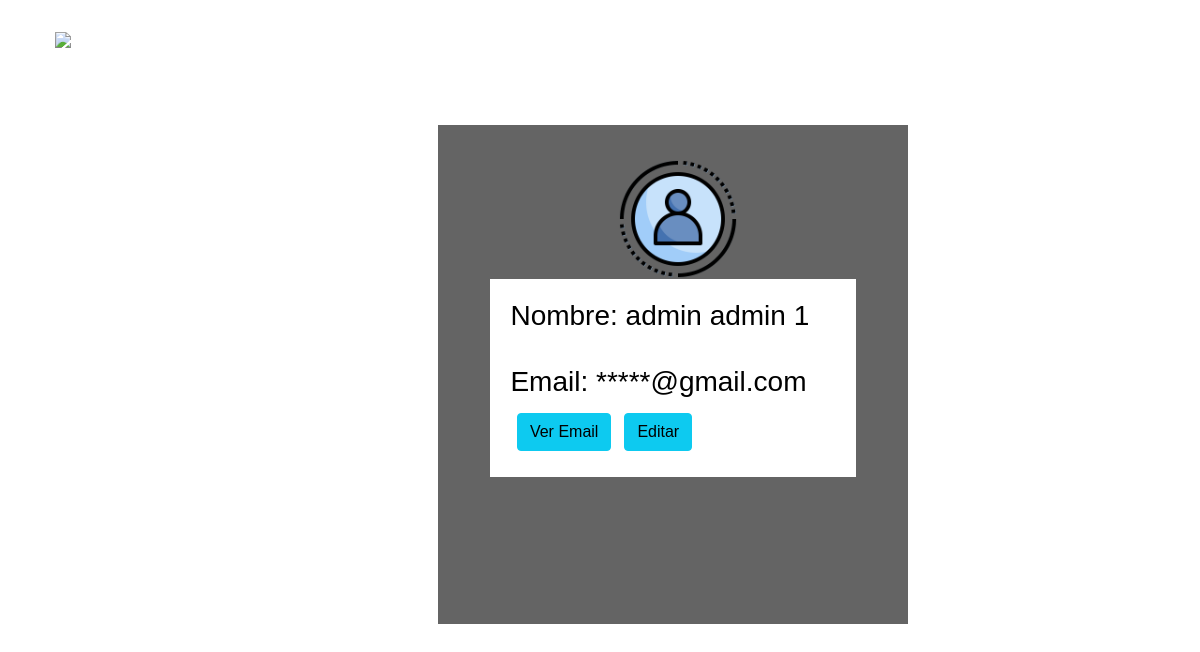
The page /perfil (signed in) on the database as committed earlier.
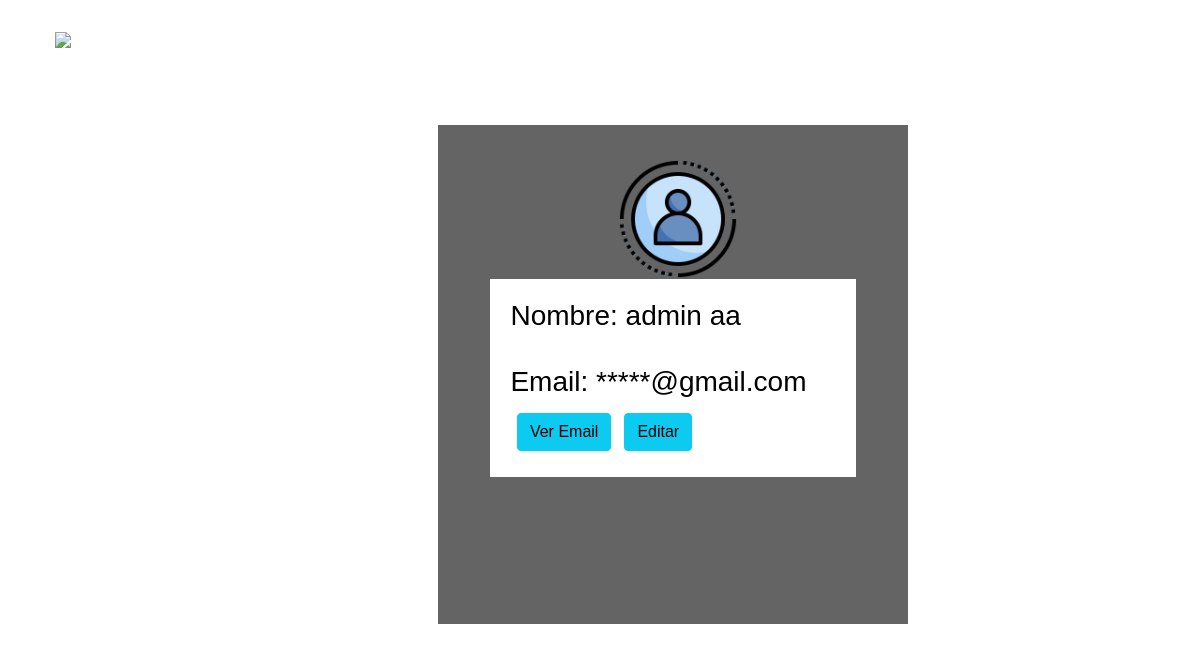
The same page on the database as committed later.
### core/models.py (models this page shows)
class Usuario(models.Model):
    nombre = models.CharField(max_length=16, )
    apellido = models.CharField( max_length=16, null=False)
    email = models.EmailField(primary_key=True, unique=True)
    pwd = models.CharField(null=False, max_length=12)
    tipo_usuario = models.BooleanField( max_length=16, default=False)

### core/views.py (the view)
# urls.py: path('perfil', perfil, name='perfil'),
def perfil(request):
    usuario = Usuario.objects.filter(email = request.session['email'])
    return render(request, 'core/perfil.html', {'usuario':usuario})

### core/templates/core/perfil.html (shortened to what this page needs)
{% extends "core/layout.html" %}
{% load static %}
{% block head %}
    <link href="{% static 'core/css/perfil1.css' %}" rel="stylesheet" type="text/css">
{% endblock %}
{% block content %}
<div  class="ratio ratio-16x9" >
    <h1>PERFIL</h1>
    <form method="post" id="formPerfil">
        <div id="iconoLogin">
            <img src="{% static 'core/img/icPerfil.png' %}" alt="login" width="120">
        </div>
        <div id="perfil_info">
            {% for i in usuario %}
            <h3>Nombre: {{ i.nombre }} {{ i.apellido }}</h3>
            <br>
            <h3 id="correo">Email: *****@gmail.com</h3>
            <div id="botones">
                <div id="botones_email">
                    <button type="button" class="btn btn-info" onclick="mostrarEmail(document.getElementById('email').textContent)">Ver Email</button>
                </div>
                <br>
                <div id="botones_ajustes">
                    <a href="{% url 'actualizarPerfil'  i.email  %}" class="btn btn-info" >Editar</a>
                </div>
            </div>
            {% endfor %}
        </div>
{% endblock %}

### core/templates/core/layout.html (shortened to what this page needs)
{% load static %}
<!DOCTYPE html>
<html lang="es">
<head>
    <link href="{% static 'core/css/layout.css' %}" rel="stylesheet" type="text/css">
    <link href="https://cdn.jsdelivr.net/npm/bootstrap@5.1.3/dist/css/bootstrap.min.css" rel="stylesheet">
    {% block head %}{% endblock %}
</head>
<body>
    <div class="menu">
        <header>
            <img src="{% static 'core/img/logo.png' %}" alt="logo" width="100" id="logo">
        </header>
        {% if "email" in request.session %}
        <img src="{% static 'core/img/logoPerfil.png' %}" alt="" width="100"><a href="{% url 'perfil' %}" >Perfil</a>
        {% endif %}
        <img src="{% static 'core/img/logoMapa.png' %}" alt="" width="100"><a href="{% url 'home' %}" >Mapa</a>
        <img src="{% static 'core/img/logoAjustes.png' %}" alt="" width="100"><a href="{% url 'ajustes' %}" >Ajustes</a>
    </div>
{% block content %}
{% endblock %}
</html>

### core/static/core/css/layout.css (style rules this page uses)
* { padding: 0; margin: 0; font-family: 'Chakra Petch', sans-serif; }
body { background-color: #ffffff; background-color: #ffffff; display: flex; justify-content: end; }
body>div { display: flex; justify-content: start; }
.menu>a { text-decoration: none; color: white; font-size: 25px; font-family: 'Gill Sans', 'Gill Sans MT', Calibri, 'Trebuchet MS', sans-serif; padding: 10px; }
.menu { width: 15%; color: white; height: 100vh; display: flex; flex-direction: column; text-align: center; justify-content: center; height: 50%; }
.menu> header { margin-bottom: 100%; padding-top: 20%; }

### core/static/core/css/perfil1.css (style rules this page uses)
* { padding: 0; margin: 0; font-family: 'Chakra Petch', sans-serif; }
body { background-image: url("https://p4.wallpaperbetter.com/wallpaper/344/455/615/mclaren-mp4-12c-black-cars-wallpaper-preview.jpg"); background-repeat: no-repeat; background-position: center center; background-size: cover; background-attachment: fixed; }
#iconoLogin { margin-top: -5%; margin-left: 30%; }
h1 { font-family: 'Archivo Black', sans-serif; font-family: 'Righteous', cursive; font-size: 50px; margin-top: 7%; display: flex; justify-content: center; color: white; }
#formPerfil { background-color: #585858ec; color: white; margin-top: 10%; margin-left: 35%; margin-bottom: 5%; padding: 5%; height: 50%; width: 30%; }
#botones { display: flex; flex-direction: center; }
#botones_email { margin: 2%; }
#botones_ajustes { margin-top: 2%; margin-left: 2%; margin-bottom: 2px; }
#perfil_info { background-color: white; color: black; padding: 50px; margin: auto; }
@media only screen and (max-width: 1500px ) { #formPerfil { margin-top: 12%; margin-left: 27%; margin-bottom: 5%; padding: 5%; height: 85%; width: 45%; justify-content: center; } }
@media only screen and (max-width: 1500px ) { #botones { display: flex; flex-direction: center; } }
@media only screen and (max-width: 1500px ) { #botones_email { margin: 2%; } }
@media only screen and (max-width: 1500px ) { #botones_ajustes { margin-top: 2%; margin-left: 2%; margin-bottom: 2px; } }
@media only screen and (max-width: 1500px ) { #perfil_info { background-color: white; color: black; padding: 20px; margin: auto; } }
@media only screen and (max-width: 1500px ) { #iconoLogin { margin-top: -5%; margin-left: 35%; } }

Rows that differ between the two databases and show on the page:
changed Usuario "admin": apellido "admin 1" → "aa"
